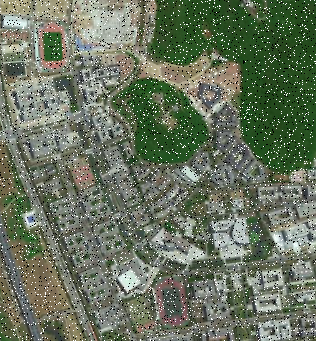
#> input picture 遥感数字图像处理/191830246-邹子健-作业05/NJU_noise.tif, 316 x 341 px
$ python 5_1.py
#> lines starting #> are read from the running program, lines starting #| are printed output that depends on the picture
#> in main, img is the input picture: shape (341, 316, 3); mean B, G, R 94.9, 115, 104.2
# coding:utf-8
import numpy as np
import cv2
from numpy.core.fromnumeric import shape


def GaussFilter(src):
    src = cv2.copyMakeBorder(src, 1, 1, 1, 1, cv2.BORDER_REPLICATE)
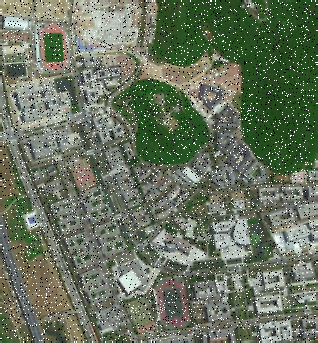
#> src: shape (343, 318, 3); mean of channels 0, 1, 2 94.8, 115, 104.1; drawn as B, G, R
    dst = np.zeros(src.shape, dtype = np.float32)
    rows, cols, dim = src.shape
#> rows = 343; cols = 318; dim = 3

    template = 1.0/16 * np.array([1,2,1,2,4,2,1,2,1],dtype=float).reshape((3,3))

    for i in range(1, rows-1):
        for j in range(1, cols-1):
             for k in range(dim):
                  temp = src[i-1: i+2, j-1: j+2, k]
                  dst[i, j, k] = np.sum(temp * template)
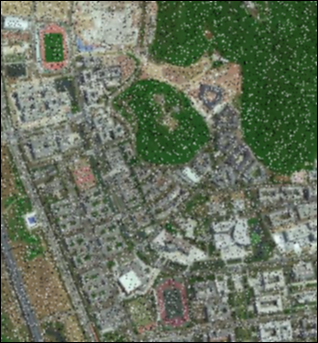
#> dst: shape (343, 318, 3) float32; mean of channels 0, 1, 2 93.7, 113.6, 102.9; drawn as B, G, R

    dst = np.uint8(dst + 0.5)
    dst = dst[1: rows-1, 1: cols-1,:]
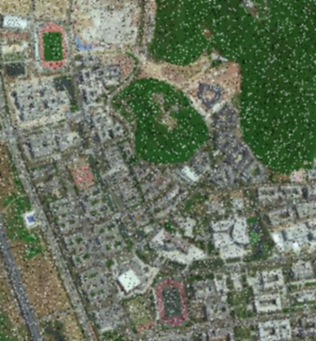
#> dst: shape (341, 316, 3); mean of channels 0, 1, 2 94.9, 115, 104.2; drawn as B, G, R
    return dst


def main():
    img = cv2.imread('NJU_noise.tif', cv2.IMREAD_UNCHANGED)
    cv2.imshow('input', img)
    img_guass = GaussFilter(img)
    cv2.imshow('output',img_guass)


    cv2.waitKey(0)


if __name__ == '__main__':
    main()
